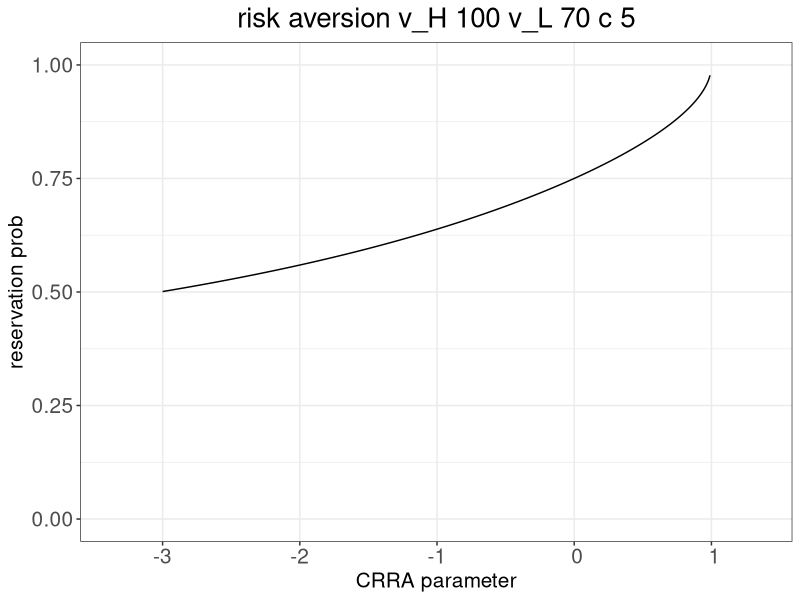

Recreate this plot in R.
# add packages
library(ggplot2)

# utility function
utility = function(x, theta){
  return(x^(1-theta)/(1-theta))
}  

# solve for the optimal solution for expost uncertainty
solution_post = function(theta, vh, vl, c){
  u_vh = utility(vh, theta)
  u_vhc = utility(vh-c, theta)
  u_vl = utility(vl, theta)
  u_vlc = utility(vl-c, theta)
  a = u_vhc + u_vlc
  b = 2*(u_vl - u_vh - 2*u_vlc)
  c = u_vhc + 3*u_vlc - 2*u_vl
  exist = b^2 - 4*a*c
  if (exist < 0){
    return(1)
  }
  else{
    sol1 = max(0, (-b - sqrt(exist))/(2*a))
    sol2 = min(1, (-b + sqrt(exist))/(2*a))
    return(c(sol1, sol2))
  }
}

# solve for the optimal solution for only exante uncertainty
solution_ante = function(theta, vh, vl, c){
  
}

# set up parameters
vh = 100
vl = 70
c = 5

df = data.frame(
  aversion_parameter = seq(from=-3, to=0.99, by=0.01),
  reservation_prob1 = seq(from=-3, to=0.99, by=0.01),
  reservation_prob2 = seq(from=-3, to=0.99, by=0.01)
)

for (i in 1:length(df$aversion_parameter)){
  df$reservation_prob1[i] = solution_post(df$aversion_parameter[i], vh, vl, c)[1]
  df$reservation_prob2[i] = solution_post(df$aversion_parameter[i], vh, vl, c)[2]
}

# graph the relation between risk aversion parameter and reservation price
title = paste('risk aversion', 'v_H', as.character(vh), 'v_L', as.character(vl),
              'c', as.character(c), sep = ' ')
file = paste("D:/Dropbox/Working Papers/Expost Uncertainty in Searching and Ranking/data/", title, sep = "")
file = paste(file, ".png", sep = "")
png(file, width = 600, height = 400)

pic = ggplot(data = df) +
  geom_line(aes(x=aversion_parameter, y=reservation_prob1)) +
  scale_x_discrete(name='CRRA parameter', waiver(), limits=c(-3,-2,-1,0,1)) +
  scale_y_continuous(name='reservation prob', limits=c(0,1)) +
  ggtitle(title) + 
  theme_bw() + 
  theme(plot.title = element_text(hjust = 0.5, size = 20), legend.text = element_text(size = 15),
        axis.title.x = element_text(size = 15), axis.title.y = element_text(size = 15),
        axis.text.x = element_text(size = 15), axis.text.y = element_text(size = 15))

print(pic)
dev.off()
